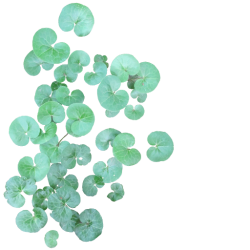
#> input picture assets/plant.png, 250 x 250 px
$ python test.py
#> lines starting #> are read from the running program, lines starting #| are printed output that depends on the picture
from PIL import Image, ImageOps
import random

# Load the original image
original = Image.open("plant.png")
#> original is the input picture: PIL image 250x250 RGBA; mean R, G, B, A 41.3, 61.7, 53.1, 72.6

# Set canvas size and create a blank canvas
canvas_size = (500, 500)  # Width x Height
canvas = Image.new("RGBA", canvas_size, (255, 255, 255, 0))

# Function to generate random sections and transformations
def random_section_and_place(original, canvas):
    width, height = original.size

    # Randomly select a section of the image
    x1 = random.randint(0, width // 2)
    y1 = random.randint(0, height // 2)
    x2 = random.randint(width // 2, width)
    y2 = random.randint(height // 2, height)
    section = original.crop((x1, y1, x2, y2))  # Crop the section

    # Random transformations
    if random.choice([True, False]):
        section = section.rotate(random.randint(0, 360), expand=True)  # Random rotation
    if random.choice([True, False]):
        section = ImageOps.mirror(section)  # Horizontal flip

    # Resize section to a random size
    section = section.resize((random.randint(50, 150), random.randint(50, 150)))

    # Randomly place the section on the canvas
    canvas_width, canvas_height = canvas.size
    paste_x = random.randint(0, canvas_width - section.width)
    paste_y = random.randint(0, canvas_height - section.height)
    canvas.paste(section, (paste_x, paste_y), section)  # Paste with transparency

# Generate random placements
for _ in range(20):  # Number of random placements
    random_section_and_place(original, canvas)
#> this loop made 20 passes
#> pass 1, in random_section_and_place, `section = original.crop((x1, y1, x2, y2))`:
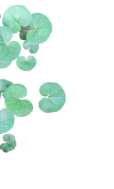
#> section: PIL image 114x189 RGBA; mean R, G, B, A 30.4, 44.5, 38.2, 50.8; transparent parts drawn white
#> pass 1, in random_section_and_place, `section = ImageOps.mirror(section)`:
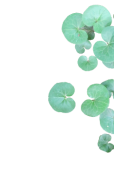
#> section: PIL image 114x189 RGBA; mean R, G, B, A 30.4, 44.5, 38.2, 50.8; transparent parts drawn white
#> pass 1, in random_section_and_place, `section = section.resize((random.randint(50, 150), random.randint(50, ..`:
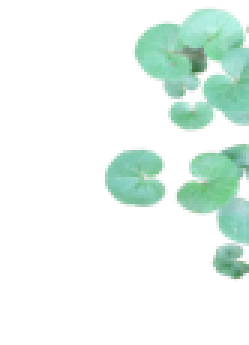
#> section: PIL image 83x115 RGBA (shown 3 times larger); mean R, G, B, A 31.8, 46.5, 39.9, 50.7; transparent parts drawn white
#> pass 2, in random_section_and_place (call 2), `section = original.crop((x1, y1, x2, y2))`:
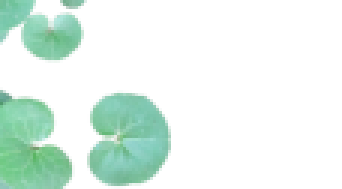
#> section: PIL image 114x63 RGBA (shown 3 times larger); mean R, G, B, A 33.5, 50.6, 42.2, 57.3; transparent parts drawn white

# Save or display the result
canvas.show()
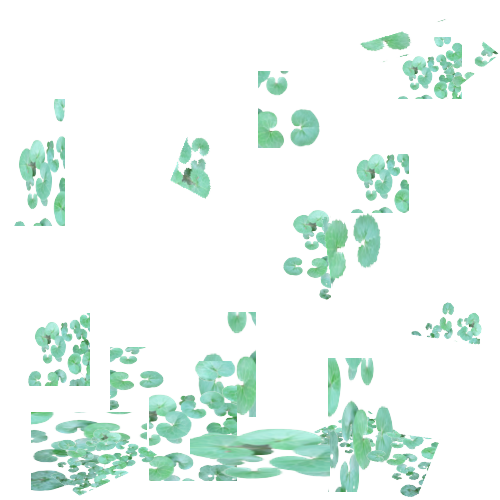
#> shown: PIL image 500x500 RGBA; mean R, G, B, A 234.1, 245.8, 240.7, 42; transparent parts drawn white
canvas.save("output_image.png")
